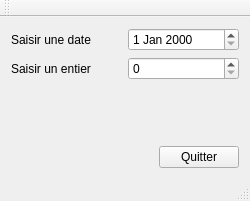
<?xml version="1.0" encoding="UTF-8"?>
<ui version="4.0">
 <class>MainWindow</class>
 <widget class="QMainWindow" name="MainWindow">
  <property name="geometry">
   <rect>
    <x>0</x>
    <y>0</y>
    <width>250</width>
    <height>201</height>
   </rect>
  </property>
  <property name="windowTitle">
   <string>MainWindow</string>
  </property>
  <widget class="QWidget" name="centralWidget">
   <layout class="QHBoxLayout" name="horizontalLayout_3">
    <item>
     <layout class="QVBoxLayout" name="verticalLayout_4">
      <item>
       <layout class="QVBoxLayout" name="verticalLayout_3">
        <item>
         <layout class="QHBoxLayout" name="horizontalLayout_2">
          <item>
           <layout class="QVBoxLayout" name="verticalLayout">
            <item>
             <widget class="QLabel" name="label">
              <property name="text">
               <string>Saisir une date</string>
              </property>
             </widget>
            </item>
            <item>
             <widget class="QLabel" name="label_2">
              <property name="text">
               <string>Saisir un entier </string>
              </property>
             </widget>
            </item>
           </layout>
          </item>
          <item>
           <layout class="QVBoxLayout" name="verticalLayout_2">
            <item>
             <widget class="QDateEdit" name="dateEdit"/>
            </item>
            <item>
             <widget class="QSpinBox" name="spinBox"/>
            </item>
           </layout>
          </item>
         </layout>
        </item>
        <item>
         <widget class="QLabel" name="label_3">
          <property name="text">
           <string/>
          </property>
         </widget>
        </item>
       </layout>
      </item>
      <item>
       <layout class="QHBoxLayout" name="horizontalLayout">
        <item>
         <spacer name="horizontalSpacer">
          <property name="orientation">
           <enum>Qt::Horizontal</enum>
          </property>
          <property name="sizeHint" stdset="0">
           <size>
            <width>40</width>
            <height>20</height>
           </size>
          </property>
         </spacer>
        </item>
        <item>
         <widget class="QPushButton" name="pushButton">
          <property name="text">
           <string>Quitter</string>
          </property>
         </widget>
        </item>
       </layout>
      </item>
     </layout>
    </item>
   </layout>
  </widget>
  <widget class="QMenuBar" name="menuBar">
   <property name="geometry">
    <rect>
     <x>0</x>
     <y>0</y>
     <width>250</width>
     <height>22</height>
    </rect>
   </property>
  </widget>
  <widget class="QToolBar" name="mainToolBar">
   <attribute name="toolBarArea">
    <enum>TopToolBarArea</enum>
   </attribute>
   <attribute name="toolBarBreak">
    <bool>false</bool>
   </attribute>
  </widget>
  <widget class="QStatusBar" name="statusBar"/>
 </widget>
 <layoutdefault spacing="6" margin="11"/>
 <resources/>
 <connections/>
</ui>
